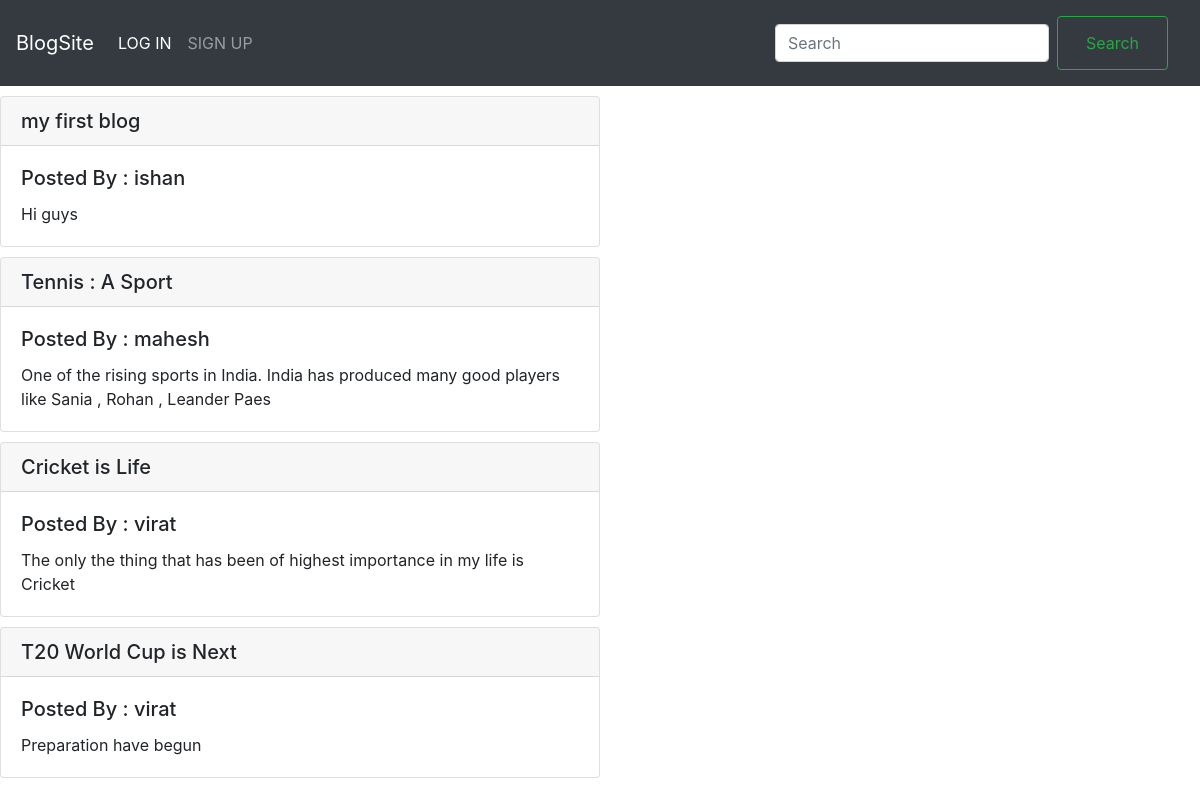
The page / on the database its author committed.
### home/models.py (models this page shows, shortened)
class Post(models.Model) :
    title = models.CharField(max_length=150)
    content = models.TextField()
    timestamp = models.DateTimeField(default=timezone.now())
    posted_by = models.ForeignKey(User,on_delete=models.CASCADE)

### home/views.py (the view)
# urls.py: path('',views.index,name="index"),
def index(req) :
    posts = Post.objects.all()
    return render(req,'home/index.html',{'posts' : posts})

### home/templates/home/index.html (shortened to what this page needs)
<!DOCTYPE html>
<html>
    <head>
        {%load static%}
        <link rel="stylesheet" href="https://stackpath.bootstrapcdn.com/bootstrap/4.3.1/css/bootstrap.min.css">
        <link rel="stylesheet" href="{%static "home/css/styles1.css"%}">
    </head>
    <body>
        <nav class="navbar navbar-expand-lg navbar-dark bg-dark" id="nav_post">
            <a class="navbar-brand" href="#">BlogSite</a>
            <div class="collapse navbar-collapse" id="navbarSupportedContent">
              <ul class="navbar-nav mr-auto">
                <li class="nav-item active">
                  <a class="nav-link" href="{%url 'home:login'%}">LOG IN<span class="sr-only">(current)</span></a>
                </li>
                <li class="nav-item">
                  <a class="nav-link" href="{%url 'home:signup'%}">SIGN UP</a>
                </li>
              </ul>
              <nav class="navbar navbar-dark bg-dark">
                <form class="form-inline">
                  <input class="form-control mr-sm-2" type="search" placeholder="Search" aria-label="Search">
                  <button class="btn btn-outline-success my-2 my-sm-0" type="submit">
                    <a class="nav-link">Search</a></button>
                </form>
              </nav>
            </div>
          </nav>
          {%for post in posts%}
          <div class="card" id="new_blog">
            <h5 class="card-header">{{post.title}}</h5>
            <div class="card-body">
              <h5 class="card-title">Posted By : {{post.posted_by}}</h5>
              <p class="card-text">{{post.content}}</p>
            </div>
          </div>
          {% endfor %}
    </body>
</html>

### home/static/home/css/styles1.css (style rules this page uses)
#nav_post { height: 14%; }
#new_blog { margin-top : 10px; width: 50%; }

### rows shown on the page
Post: title "my first blog", posted_by "ishan", content "Hi guys"
Post: title "Tennis : A Sport", posted_by "mahesh", content "One of the rising sports in India. India has produced many good players like Sania , Rohan , Leander Paes"
Post: title "Cricket is Life", posted_by "virat", content "The only the thing that has been of highest importance in my life is Cricket"
Post: title "T20 World Cup is Next", posted_by "virat", content "Preparation have begun"
